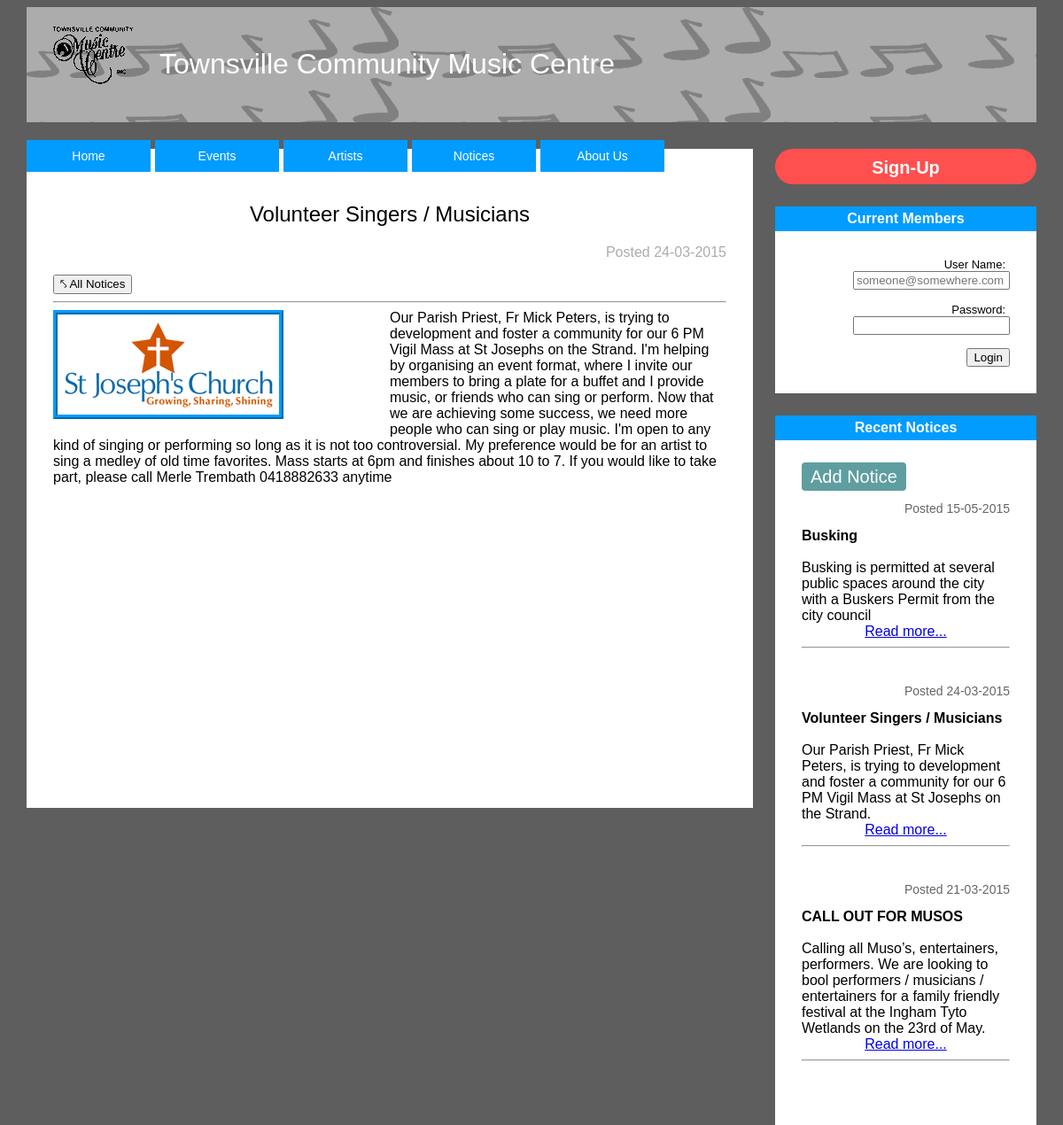
/notices.php?noticeID=1&&submitBttn=showByID, run on the app's committed database.
### tables this page shows
CREATE TABLE "NOTICE" ("noticeID" INTEGER PRIMARY KEY AUTOINCREMENT, "userEmail" TEXT REFERENCES "USER" ("userEmail") ON DELETE CASCADE ON UPDATE CASCADE, "noticeDate" DATE, "noticeDesc" TEXT, "noticeExpire" DATE, "noticeLink" TEXT, "noticeImg" TEXT, "noticeTitle" TEXT, "noticeSummary" TEXT);

### notices.php (the view, shortened to what this page needs)
    <?php
        include "includes/headerALL.php";
        include "includes/phpFunctions.php";
    ?>
        <div class="Content">
            <?php
                $noticeID = $_GET['noticeID'];
                $getType = $_GET['submitBttn'];
                if ($getType != "showByID") {
                    echo "<h2>Notices</h2>";
                    echo "<hr>";
                    $getAllNoticesSQL = 'SELECT noticeID, noticeTitle, noticeSummary, noticeDesc, noticeLink, noticeImg, strftime( "%d-%m-%Y", date("noticeDate")) AS "theDate" FROM NOTICE WHERE noticeExpire > date("now") ORDER BY date("noticeDate") DESC;';
                    echo "<table>";
                    echo "<tr>";
                    echo "<th>Date Posted</th>";
                    echo "<th>Notice Title</th>";
                    echo "</tr>";
                    foreach($dbh->query($getAllNoticesSQL) as $notice) {
                        echo "<tr >";
                        echo "<td style='width:100px; padding:10px'>";
                        echo $notice['theDate'];
                        echo "</td>";
                        echo "<td>";
                        echo "<a href='notices.php?noticeID=";
                        echo $notice['noticeID'];
                        echo "&&submitBttn=showByID";
                        echo "'>";
                        echo $notice['noticeTitle'];
                        echo "</a>";
                        echo "</td>";
                        echo "<td>";
                        echo "</td>";
                        echo "<tr>";
                    }
                    echo "</table>";
                } else {
                    $getNoticeInfoSQL = 'SELECT noticeID, noticeTitle, noticeSummary, noticeDesc, noticeLink, noticeImg, strftime( "%d-%m-%Y", date("noticeDate")) AS "theDate" FROM NOTICE WHERE noticeID="' . $noticeID . '";';
                    foreach($dbh->query($getNoticeInfoSQL) as $row) {
                        echo "<h2>";
                        echo $row['noticeTitle'];
                        echo "</h2>";
                        echo "<p id='noticeInfoDate'>Posted ";
                        echo $row['theDate'];
                        echo "</p>";
                        echo "<a href='notices.php'><button>&nwarhk; All Notices</button></a>";
                        echo "<hr>";
                        if ($row['noticeImg'] != null && $row['noticeImg'] != "") {
                            echo "<div id='noticeInfoLeft' style=' float:left; width:50%;'>";
                            echo "<img class='imgBorder' src='images/noticeThumbnail/";
                            echo $row['noticeImg'];
                            echo "' id='noticeImg'/>";
                            echo "</div>";
                        }
                        echo $row['noticeDesc'];
                        echo "<br>";
                        echo "<br>";
                        echo "<br>";
                        echo "<br>";
                        echo "<br>";
                        echo "<br>";
                        echo "<br>";
                        echo "<br>";
                        echo "<br>";
                        echo "<br>";
                        echo "<br>";
                        echo "<br>";
                        echo "<br>";
                        echo "<br>";
                        echo "<br>";
                        echo "<br>";
                        echo "<br>";
                        echo "<br>";
                        echo "<br>";
                    }
                }
            ?>
        </div>
    </div>
</body>
</html>

### includes/noticeFeeder.php
<?php
    echo "<div id='notice'>";
    echo "Recent Notices";
    echo "</div>";
    echo "<div id='notices'>";
    echo "<a id='submit' href='submitnotices.php'>Add Notice</a><br>";
    echo "<p>";
    $getAllNoticesSQL = 'SELECT noticeID, noticeTitle, noticeSummary, strftime( "%d-%m-%Y", date("noticeDate")) AS "theDate" FROM NOTICE ORDER BY date("noticeDate") DESC;';
    $noticeCount = 0;
    foreach($dbh->query($getAllNoticesSQL) as $notice) {
        if ($noticeCount < 3) {
            echo "<div class='noticeDates'>";
            echo "<p>Posted ";
            echo $notice['theDate'];
            echo "</p>";
            echo "</div>";
            echo "<strong>";
            echo $notice['noticeTitle'];
            echo "</strong>";
            echo "<br><br>";
            echo $notice['noticeSummary'];
            echo "<br />";
            echo "<div class='noticeLink'>";
            echo "<a href='notices.php?noticeID=";
            echo $notice['noticeID'];
            echo "&&submitBttn=showByID";
            echo "'>Read more...</a>";
            echo "</div>";
            echo "<hr>";
            echo "<br />";
            $noticeCount = $noticeCount + 1;
        }
    }
    echo "</p>";
    echo "</div>";
?>

### Stylesheet.css (style rules this page uses)
body { margin-left: auto; margin-right: auto; width: 1140px; background: #5E5E5E }
.Content { width: 760px; background-color: #FFF; font-family: Arial; text-align: left; font-style: normal; margin-right: 320px; padding-top: 40px; padding-left: 30px; padding-right: 30px; padding-bottom: 40px; }
h2 { text-align: center; font-weight: lighter; }
#notices { background-color: #FFF; font-family: Arial; padding-left: 30px; padding-right: 30px; padding-top: 30px; padding-bottom: 30px; }
#notice { margin-top: 25px; font-family: Arial; text-align: center; background-color: #009CFF; color: #FFF; font-weight: bold; padding-top: 5px; padding-bottom: 5px; }
#submit { text-align: center; padding-top: 5px; padding-bottom: 5px; padding-left: 10px; padding-right: 10px; text-decoration: none; font-size: 20px; color: #FFF; background-color: cadetblue; border-radius: 4px }
.noticeDates { font-size: 14px; color: #666666; text-align: right; }
.imgBorder { border-style: ridge; border-color: #009CFF; border-width: thick; border-top-width: thick }
.noticeLink { text-align: center; }
#noticeInfoDate { text-align: right; color: #ACACAC; }

### data on the page
notice: theDate "15-05-2015", noticeTitle "Busking", noticeSummary "Busking is permitted at several public spaces around the city with a Buskers Permit from the city council"
notice: theDate "24-03-2015", noticeTitle "Volunteer Singers / Musicians", noticeSummary "Our Parish Priest, Fr Mick Peters, is trying to development and foster a community for our 6 PM Vigil Mass at St Josephs on the Strand.", noticeImg (picture), noticeDesc "Our Parish Priest, Fr Mick Peters, is trying to development and foster a community for our 6 PM Vigil Mass at St Josephs on the Strand. I'm helping by organising an event format, where I invite our members to bring a plate for a buffet and I provide music, or friends who can sing or perform. Now that we are achieving some success, we need more people who can sing or play music. I'm open to any kind of singing or performing so long as it is not too controversial. My preference would be for an artist to sing a medley of old time favorites. Mass starts at 6pm and finishes about 10 to 7. If you would like to take part, please call Merle Trembath 0418882633 anytime"
notice: theDate "21-03-2015", noticeTitle "CALL OUT FOR MUSOS", noticeSummary "Calling all Muso’s, entertainers, performers. We are looking to bool performers / musicians / entertainers for a family friendly festival at the Ingham Tyto Wetlands on the 23rd of May."
